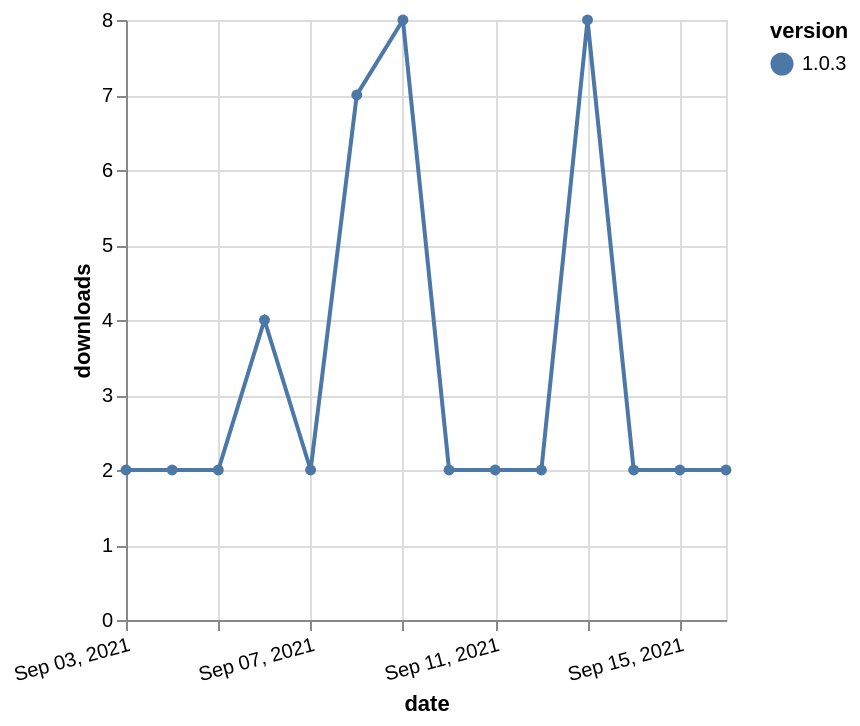

Write the Vega-Lite specification saved for this chart.
### Vega-Lite specification from a JSON file in a GitHub repository (floating-point values rounded to 4 significant figures)
{"$schema": "https://vega.github.io/schema/vega-lite/v5.json", "description": "A simple bar chart with embedded data.", "data": {"values": [{"date": "2021-09-03", "total": 3572, "delta": 2, "version": "1.0.3"}, {"date": "2021-09-04", "total": 3574, "delta": 2, "version": "1.0.3"}, {"date": "2021-09-05", "total": 3576, "delta": 2, "version": "1.0.3"}, {"date": "2021-09-06", "total": 3580, "delta": 4, "version": "1.0.3"}, {"date": "2021-09-07", "total": 3582, "delta": 2, "version": "1.0.3"}, {"date": "2021-09-08", "total": 3589, "delta": 7, "version": "1.0.3"}, {"date": "2021-09-09", "total": 3597, "delta": 8, "version": "1.0.3"}, {"date": "2021-09-10", "total": 3599, "delta": 2, "version": "1.0.3"}, {"date": "2021-09-11", "total": 3601, "delta": 2, "version": "1.0.3"}, {"date": "2021-09-12", "total": 3603, "delta": 2, "version": "1.0.3"}, {"date": "2021-09-13", "total": 3611, "delta": 8, "version": "1.0.3"}, {"date": "2021-09-14", "total": 3613, "delta": 2, "version": "1.0.3"}, {"date": "2021-09-15", "total": 3615, "delta": 2, "version": "1.0.3"}, {"date": "2021-09-16", "total": 3617, "delta": 2, "version": "1.0.3"}]}, "width": "container", "mark": {"type": "line", "point": {"filled": true}}, "encoding": {"x": {"field": "date", "type": "temporal", "timeUnit": "yearmonthdate", "title": "date", "axis": {"labelAngle": -15}}, "y": {"field": "delta", "type": "quantitative", "title": "downloads"}, "color": {"field": "version", "type": "nominal"}, "tooltip": {"field": "delta"}}}
